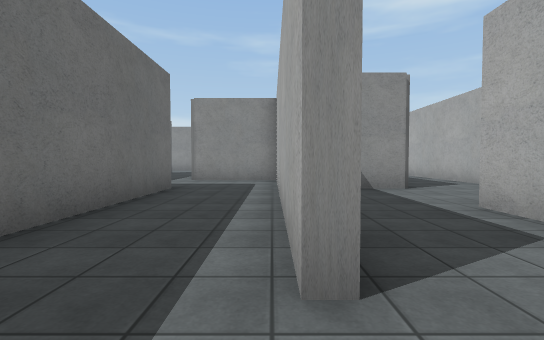
view 1 (above)

24 first-person views from a walk through a scene from a Unity 3-D project. The camera is 1.2 m above the floor, tilts 2° down and sees 85° across. The floor is counted in squares, 2 m on a side. Each view is taken from the middle of a square. On the plan, view 1 faces up. The plan holds only what a view shows up to about 9 squares ahead; the rest is blank. The player is left out. Some surface patterns are stand-ins.

view 2
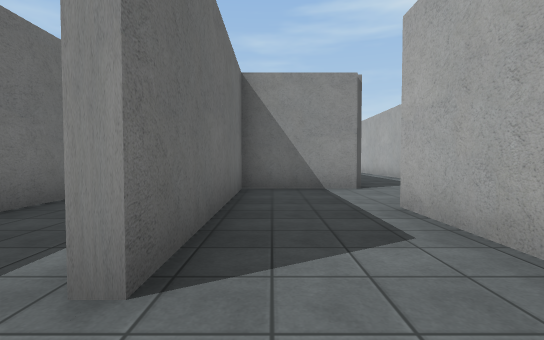

view 3
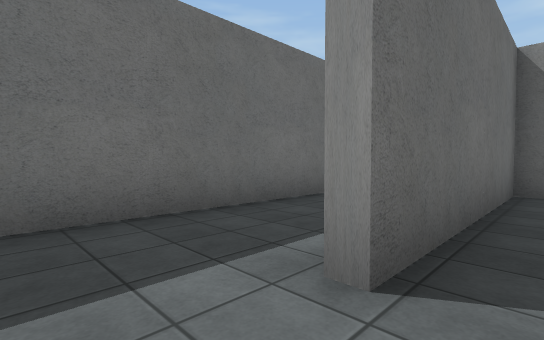

view 4
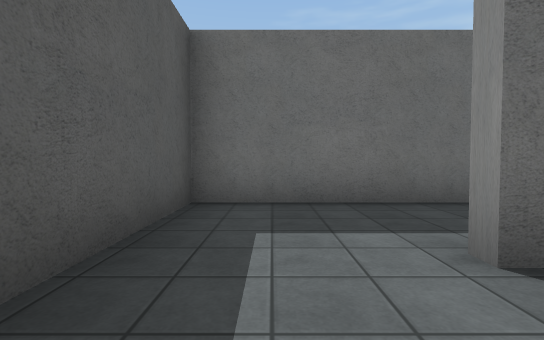

view 5
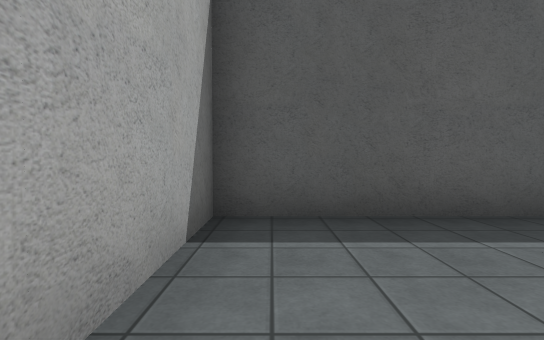

view 6
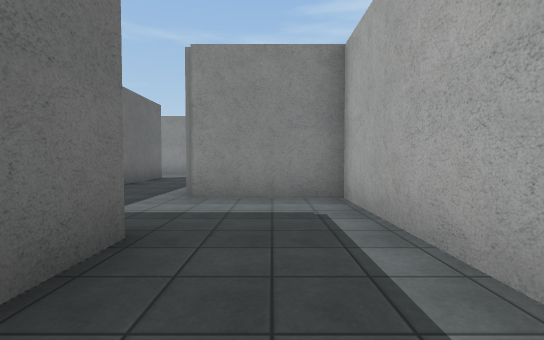

view 7
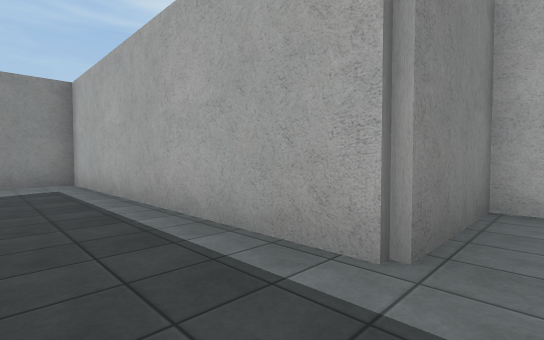

view 8
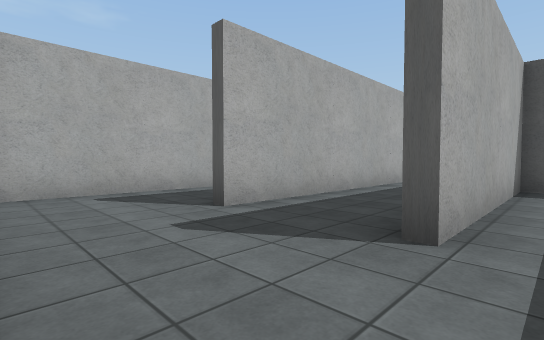

view 9
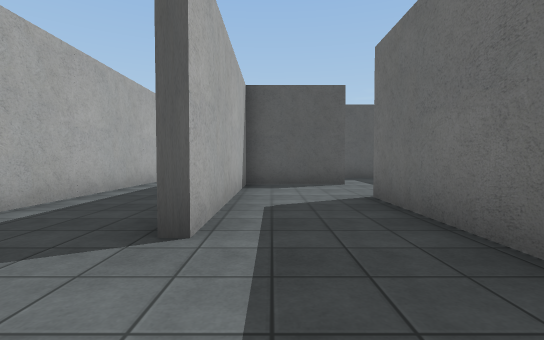

view 10
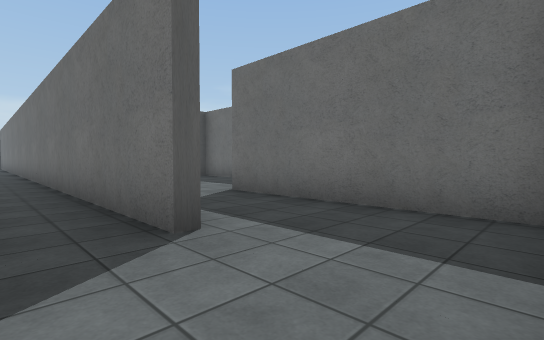

view 11
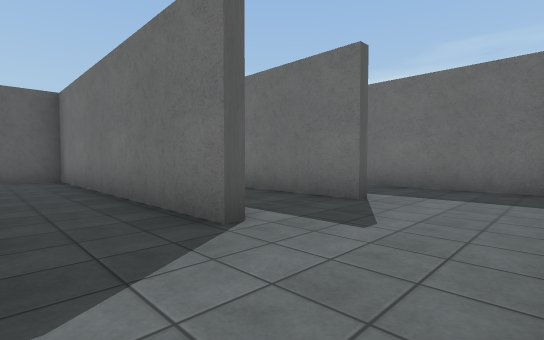

view 12
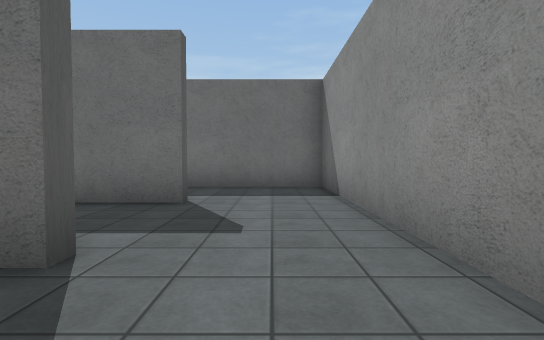

view 13
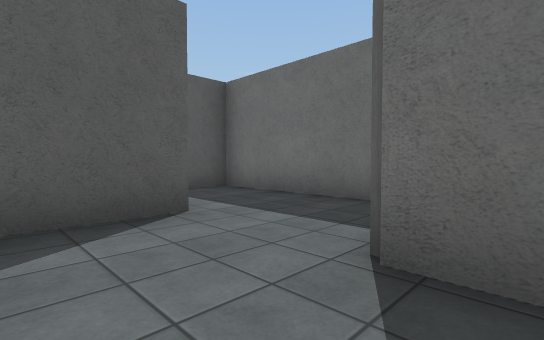

view 14
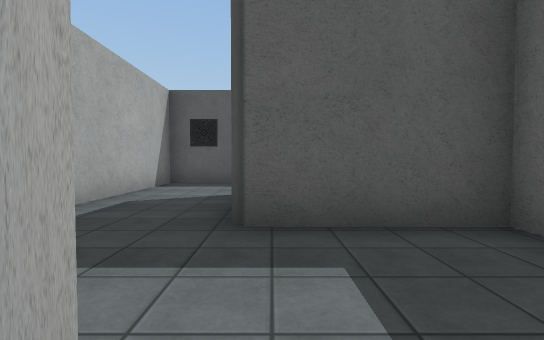

view 15
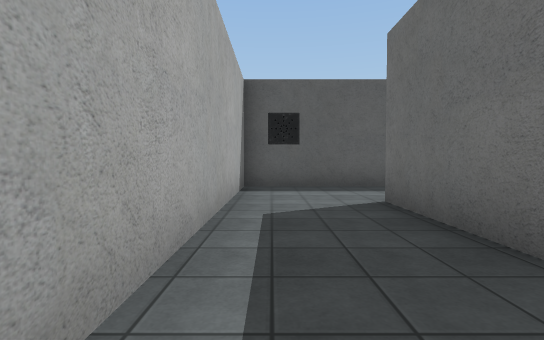

view 16
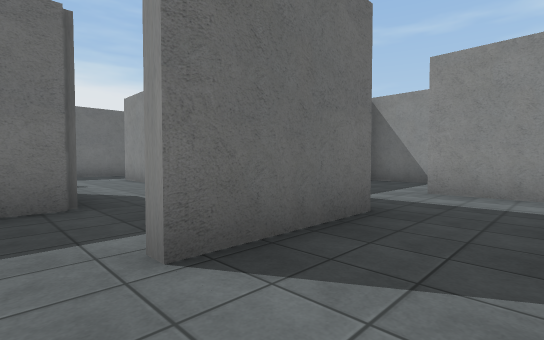

view 17
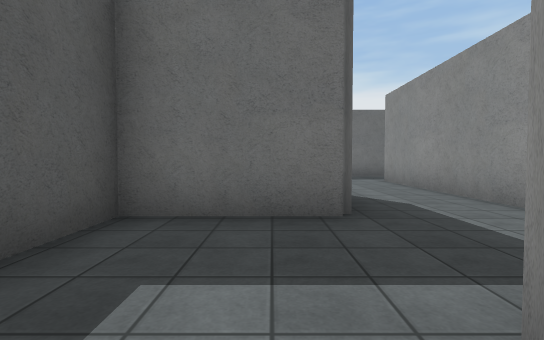

view 18
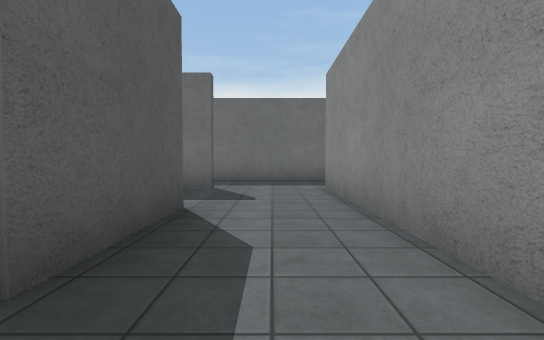

view 19
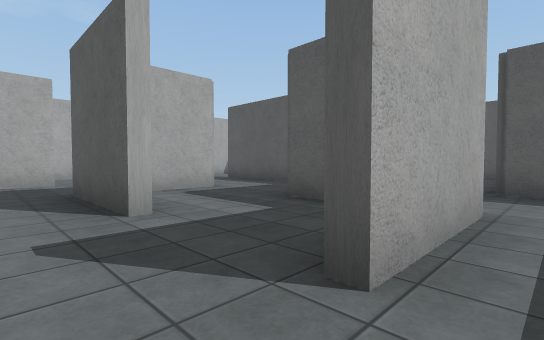

view 20
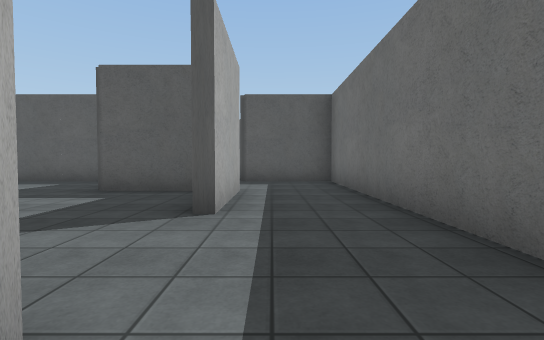

view 21
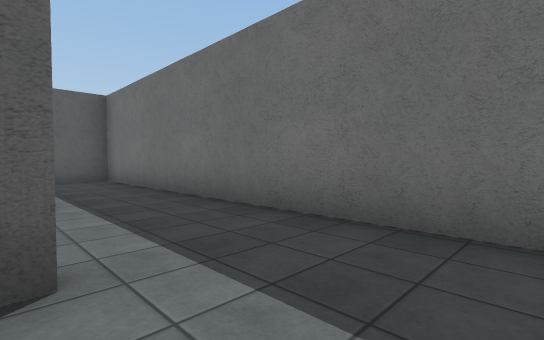

view 22
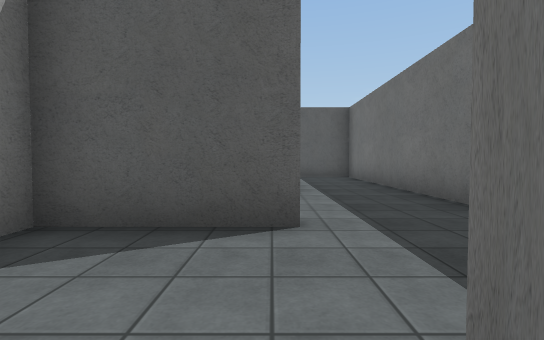

view 23
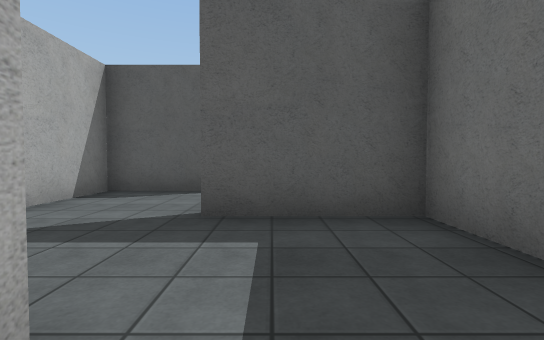

view 24
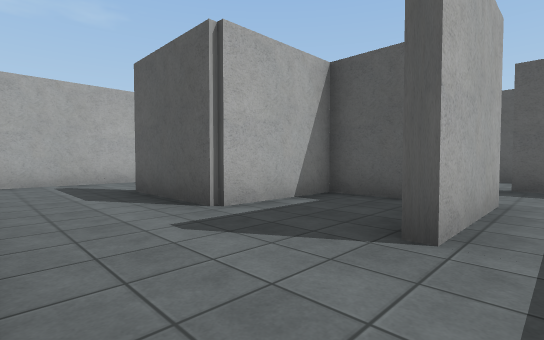

### Floor plan
Points are (right, up) in squares from view 1. A wall is a line through its corners. A room is listed if a view was taken in it or the views show most of it. See-through windows are left out.
Room 1 (views 1, 2, 3, 4)
walls: (-0.6, -1.1) (2.6, -1.1) (2.6, 1.6)
ways out: opening at (1.5, 2.5) to room 2; opening at (0, 0.5) to room 3
Room 2 (view 5)
walls: (2.6, 1.6) (2.6, 3.8); (3, 6.1) (0.4, 6.1) (0.4, 1.2)
ways out: opening at (1.5, 2.5) to room 1; opening at (3, 4.5)
Room 3 (view 6)
walls: (-2.1, 6.2) (-2.1, -1.1) (-0.6, -1.1); (0.1, 1.2) (0.1, 8.6) (-2.4, 8.6)
ways out: opening at (0, 0.5) to room 1; opening at (-2, 7.5) to room 4
Room 4 (views 7, 8, 9, 10, 11, 12, 13, 14)
walls: (-4.9, 7.9) (-4.9, 13.8); (-2.4, 8.6) (-2.4, 16.1) (-9.6, 16.1) (-9.6, 11.1); (-9.9, 8.9) (-7.4, 8.9) (-7.4, 13.8); (-10.5, 11.1) (-12.1, 11.1); (-7.1, 13.9) (-7.1, 4.4); (-4.6, 13.9) (-4.6, 6.4) (-3.4, 6.4); (-12.1, 10) (-12.1, 8.5)
ways out: opening at (-2, 7.5) to room 3; opening at (-10.5, 9) to room 5
Room 5 (views 15, 16, 17)
walls: (-12.1, 6.4) (-9.6, 6.4) (-9.6, 3.8); (-8.1, 8.6) (-9.8, 8.6); (-10.6, 1.4) (-7.4, 1.4) (-7.4, 7.4); (-12.1, 8.5) (-12.1, 6.1)
ways out: opening at (-10.5, 9) to room 4; opening at (-10, 2.5) to room 10
Room 6 (view 18)
walls: (-14.9, 3.9) (-12.1, 3.9); (-17.3, 3.9) (-17.3, 3.1); (-16.5, 1.4) (-14.6, 1.4); (-12.1, 6.1) (-17.2, 6.1); (-12.4, 1) (-12.4, 2.6)
ways out: opening at (-17, 4.5) to room 7; opening at (-11, 4) to room 10; opening at (-13.5, 1)
Room 7 (view 19)
walls: (-17.4, 1.1) (-17.4, 3.8); (-19.6, 5.5) (-19.6, -1.1) (-17.1, -1.1)
ways out: opening at (-17, 4.5) to room 6; opening at (-18.5, 6) to room 8; opening at (-17, 0)
Room 8 (views 20, 21)
walls: (-17.4, 6.4) (-14.9, 6.4) (-14.9, 8.2); (-19.6, 8) (-19.6, 5.5)
ways out: opening at (-18.5, 6) to room 7; opening at (-16.5, 9) to room 9
Room 9 (views 22, 23, 24)
walls: (-16.2, 11.4) (-14.9, 11.4) (-14.9, 13.8) (-12.2, 13.8); (-17.4, 11.2) (-17.4, 13.8); (-19.6, 10.2) (-19.6, 8.9) (-17.2, 8.9); (-9.8, 14.6) (-9.8, 15.8)
ways out: opening at (-16.5, 9) to room 8; opening at (-11.5, 14)
Room 10 (no view inside)
walls: (-9.8, 3.6) (-9.8, 4.8); (-12.1, 3.9) (-12.1, 1.4) (-10.6, 1.4)
ways out: opening at (-10, 2.5) to room 5; opening at (-11, 4) to room 6

Where each view was taken, in squares from view 1:
view 1: 0 up, 0 right, facing up
view 2: 0 up, 1 right, facing up
view 3: 0 up, 1 right, facing up-left
view 4: 0 up, 2 right, facing left
view 5: 2 up, 2 right, facing down
view 6: 4 up, 1 left, facing up
view 7: 8 up, 4 left, facing up-right
view 8: 16 up, 8 left, facing down-right
view 9: 16 up, 8 left, facing down
view 10: 16 up, 6 left, facing down-left
view 11: 16 up, 3 left, facing down-left
view 12: 15 up, 3 left, facing left
view 13: 12 up, 8 left, facing down-left
view 14: 9 up, 10 left, facing down
view 15: 8 up, 8 left, facing down
view 16: 3 up, 8 left, facing up-left
view 17: 3 up, 9 left, facing left
view 18: 5 up, 11 left, facing left
view 19: 5 up, 18 left, facing down-right
view 20: 7 up, 18 left, facing down
view 21: 8 up, 17 left, facing down-left
view 22: 9 up, 17 left, facing down
view 23: 12 up, 18 left, facing down
view 24: 16 up, 18 left, facing down-right
